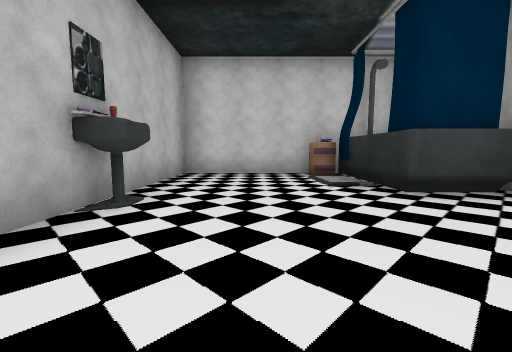
[1] (above)

16 first-person views from a walk through a 3-D level made in the Unity game engine. The camera is 1.2 m above the floor, tilts 6° down and sees 90° across. The floor is counted in squares, 2 m on a side. Each view is taken from the middle of a square. On the plan, view 1 faces up. The plan holds only what a view shows up to about 9 squares ahead; the rest is blank. The place goes on beyond the plan. Door leaves are left out, so doorways stand open. Some surface patterns are stand-ins.

[2]
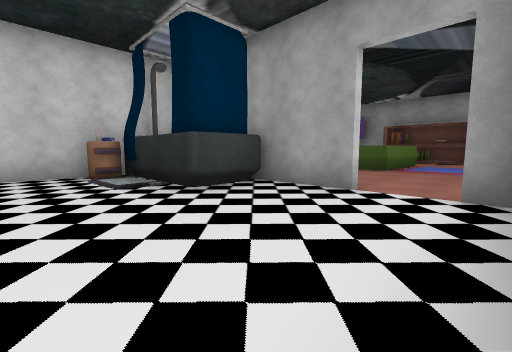

[3]
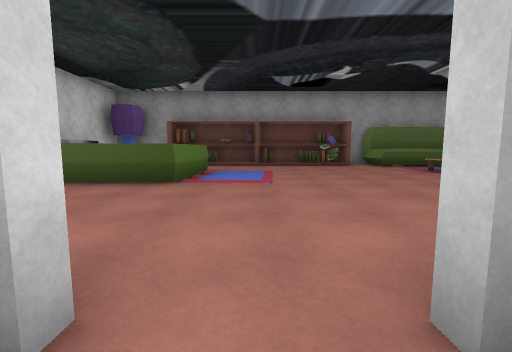

[4]
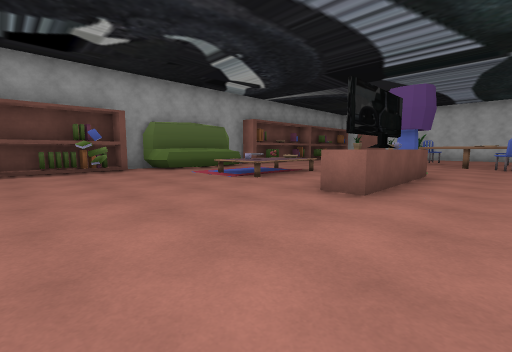

[5]
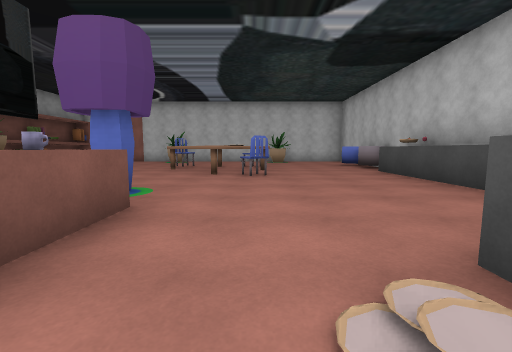

[6]
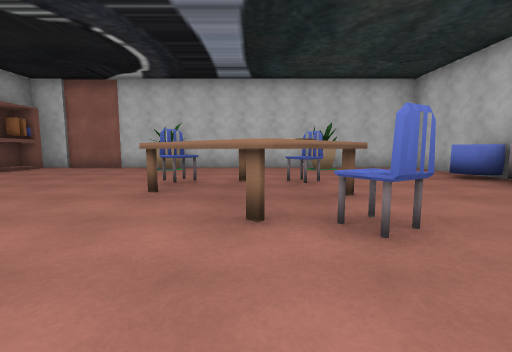

[7]
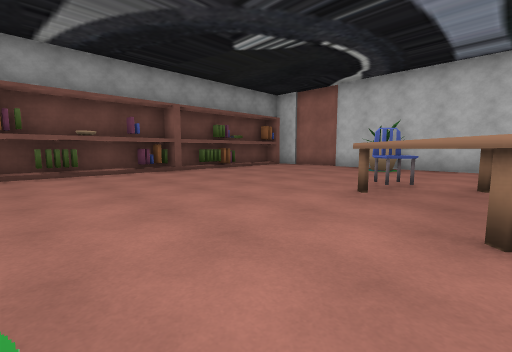

[8]
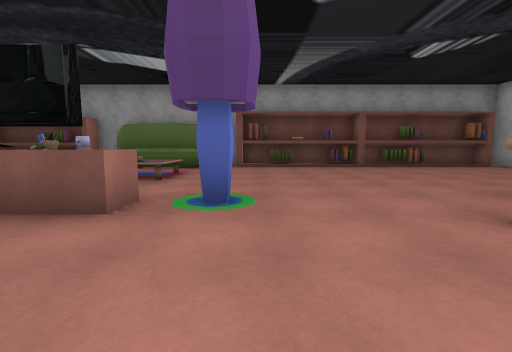

[9]
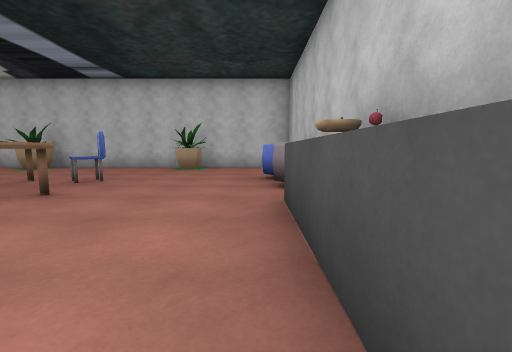

[10]
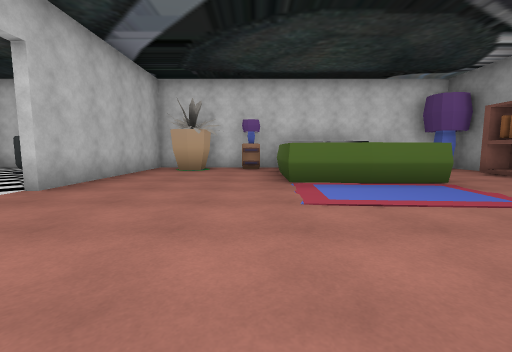

[11]
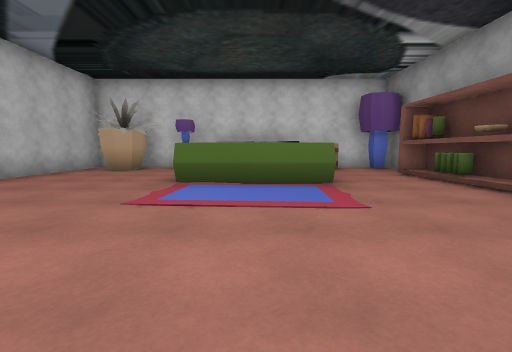

[12]
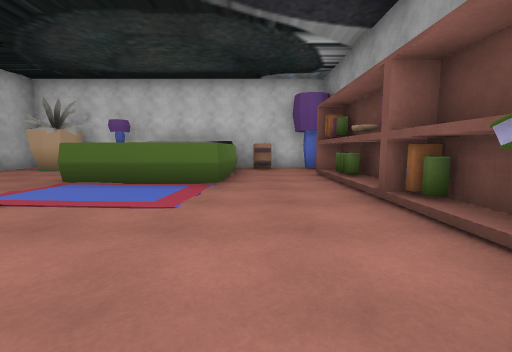

[13]
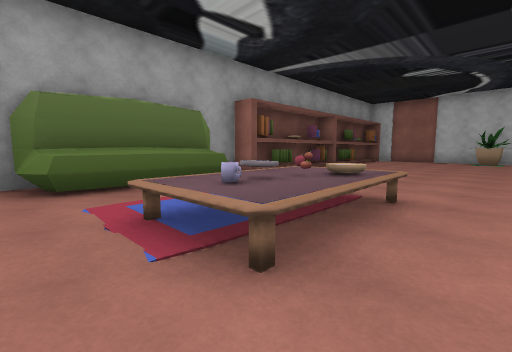

[14]
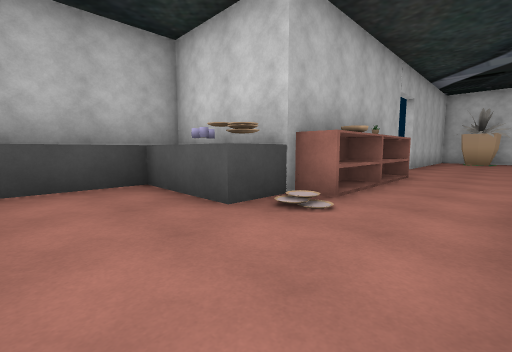

[15]
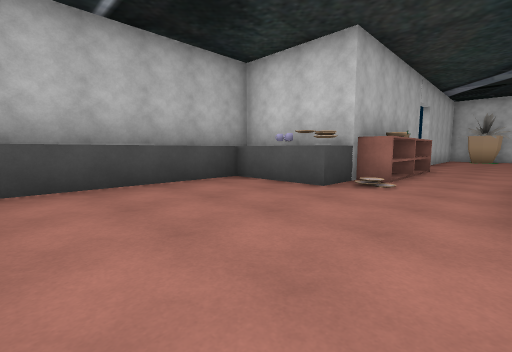

[16]
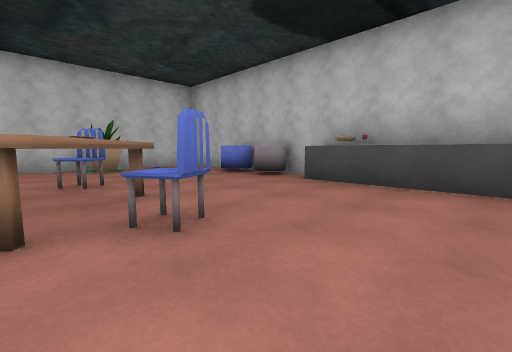

### Floor plan
Points are (right, up) in squares from view 1. A wall is a line through its corners. A room is listed if a view was taken in it or the views show most of it. See-through windows are left out.
Room 1 (views 1, 2, 3)
walls: (-1.8, 2.5) (-1.8, 1.8); (3.7, 1.6) (3.7, 3.7); (2.1, 6.4) (-1.8, 6.4) (-1.8, 3.4); (3.7, -0.1) (3.7, 0.5)
ways out: open door at (4, 1) to room 2
objects: sink (0, 3); rug (2, 4) to (2, 5); other object (2, 6); other object (3, 4) to (3, 6)
Room 2 (views 4, 5, 6, 7, 8, 9, 10, 11, 12, 13, 14, 15, 16)
walls: (6.3, -5.5) (6.3, -4.4); (3.9, -4.3) (0.9, -4.3) (0.9, -16.1); (4.5, -2.6) (3.9, -2.6); (13.1, -7.2) (13.1, -6.6); (2.6, -5.3) (1.7, -5.2) (1.7, -9.5); (13.1, -3.2) (13.1, -2.6); (4.5, -0.9) (4.5, -4.1) (3.9, -4.1) (3.9, -4.9); (12.5, -0.6) (12.5, 3.5); (12.9, -11.4) (12.9, -9.4); (12.9, -0.6) (12.9, 0.9) (12.4, 0.9); (1.7, -10.4) (1.7, -11); (12.5, -12.5) (12.5, -9.4); (12.9, -12.5) (12.9, -11.8); (9.1, 2.3) (7.6, 2.4) (7.5, 4.7); (12.9, 2) (12.9, 3.5); (10.5, 5.1) (10.4, 2.4) (8.9, 2.4); (10.3, 5.4) (7.8, 5.5); (7.9, 6.4) (3.9, 6.4) (3.9, 1.6); (0.9, -16.4) (13.1, -16.4); (12.9, 6.4) (10.2, 6.4)
ways out: open door at (4, 1) to room 1
objects: other object (3, -5); plant (4, -16); chair (5, -13); other object (5, -11) to (6, -11); chair (5, -10); other object (5, 5) to (5, 6); other object (6, -13); other object (6, -11) to (7, -10); chair (7, -13) to (7, -12); other object (7, -7); mug (7, -6); other object (7, -4); other object (7, 6); other object (8, -5); rug (8, 1) to (10, 2); plant (9, -16); bowl (9, -6) to (9, -5); mug (9, -4); table (10, -6) to (10, -4); other object (11, 6); other object (12, -6) to (13, -4); other object (12, -2); other object (13, -15); other object (13, -14); other object (13, -13); other object (13, -9); other object (13, -8); other object (13, -2); other object (13, -1); books (13, 4); other object (13, 6)

Positions as (right, up) in squares from view 1, and headings:
1: (0, 0), facing up
2: (0, 0), facing up-right
3: (3, 1), facing right
4: (5, 0), facing down-right
5: (5, -4), facing down
6: (6, -8), facing down
7: (6, -8), facing down-right
8: (4, -8), facing right
9: (2, -8), facing down
10: (7, -2), facing up
11: (9, -2), facing up
12: (11, -2), facing up
13: (8, -3), facing down-right
14: (6, -7), facing up-left
15: (6, -9), facing up-left
16: (6, -8), facing down-left
